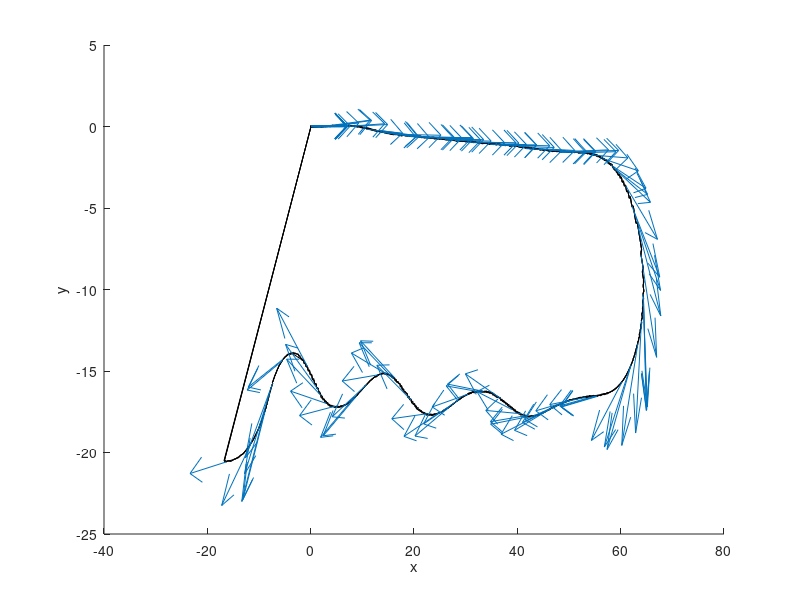
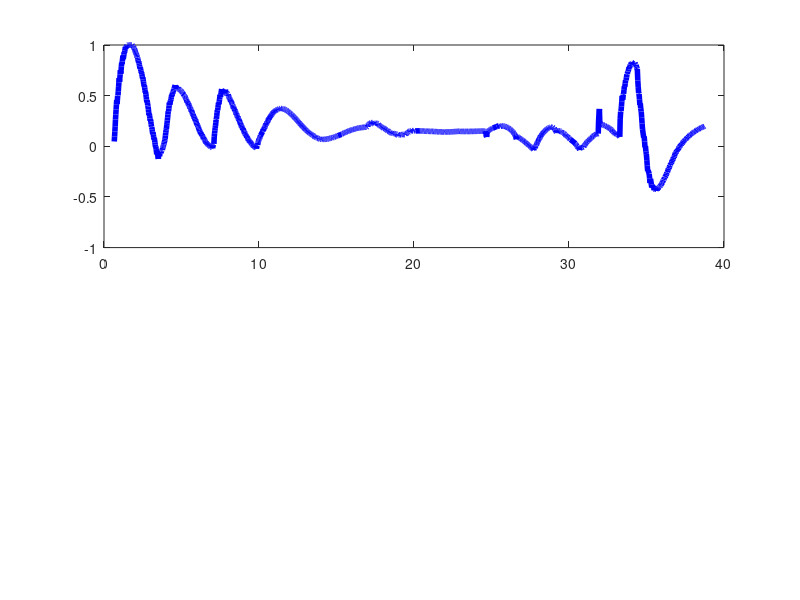

MATLAB code for these plots, in order: (Note: this script raises an error after producing the figures.)
%% log 0622 (use this)

data_input = load('log_input.txt');
data_state = load('log_state.txt');
data_mpc = load('log_mpc.txt');


figure(1)

hold on
plot(data_state(:,2),data_state(:,3),'k-')
% comet(data_state(:,2),data_state(:,3))

theta = data_state(:,4);
xaxis = [cos(theta) sin(theta)];
dd = 50;
quiver(data_state(1:dd:end,2),data_state(1:dd:end,3),xaxis(1:dd:end,1),xaxis(1:dd:end,2))
xlabel('x')
ylabel('y')

figure(2)
subplot(2,1,1)
gg = plot(data_input(:,1),data_input(:,2),'b-','LineWidth',4);
gg.Color(4) = 0.2;
hold on
title('accel history')
subplot(2,1,2)
gg = plot(data_input(:,1),data_input(:,3),'c-','LineWidth',4);
gg.Color(4) = 0.2;
hold on
title('steering history')
%% mpc RHP 
figure(3)
Ndata = size(data_mpc,1)/5;

for n = 1:Ndata
    ts = data_mpc((n-1)*5+1,2:end);
    xs = data_mpc((n-1)*5+2,2:end);
    ys = data_mpc((n-1)*5+3,2:end);
    as = data_mpc((n-1)*5+4,2:end);
    dels = data_mpc((n-1)*5+5,2:end);
    amax = ones(1,length(ts))*1;
    amin = -ones(1,length(ts))*3;
    delmax = ones(1,length(ts))*30;
    delmin = -ones(1,length(ts))*30;

    subplot(4,2,1)
    plot(ts,xs)
    title('x[m]')

    subplot(4,2,3)
    plot(ts,ys)
    title('y[m]')

    subplot(4,2,5)
    plot(ts,as,ts,amax,'r--',ts,amin,'r--')
    title('a[m/s^2]')
    
    subplot(4,2,7)
    plot(ts,dels*180/pi,ts,delmax,'r--',ts,delmin,'r--')
    title('angle[degree]')
    
    subplot(4,2,[2 4 6 8])
    plot(xs,ys,'r-',data_state(:,2),data_state(:,3),'k-')
    axis equal
    title(strcat('id = ',num2str(n)))
    pause(1e-2)    
end


%% future offset mpc vs current 
figure(4)
Ndata = size(data_mpc,1)/5;
futureStride = 10;
tMPC = [];
xMPC = [];
yMPC = [];
for n = 1:Ndata
    t = data_mpc((n-1)*5+1,2+futureStride);
    x = data_mpc((n-1)*5+2,2+futureStride);
    y = data_mpc((n-1)*5+3,2+futureStride);    
    tMPC = [tMPC t];
    xMPC = [xMPC x];
    yMPC = [yMPC y];
end
subplot(2,1,1)
hold on
plot(tMPC,xMPC,'r-')
plot(data_state(:,1),data_state(:,2),'k-')
subplot(2,1,2)
hold on 
plot(tMPC,yMPC,'r-')
plot(data_state(:,1),data_state(:,3),'k-')



%% log corridor information 
horizon_global = 5;
accel_lim = [-3.0 1.0];
angluar_lim = [-0.52 0.52];

data_corridor = load('log_corridor.txt');
data_mpc = load('log_mpc.txt');
data_input = load('log_input.txt');
data_state = load('log_state.txt');

cur_line = 1;
fig_corridor = 1;
fig_state = 2;

figure(fig_state)
hold on
plot(data_state(:,2),data_state(:,3),'k-')
theta = data_state(:,4);
xaxis = [cos(theta) sin(theta)];
dd = 50;
quiver(data_state(1:dd:end,2),data_state(1:dd:end,3),xaxis(1:dd:end,1),xaxis(1:dd:end,2))
xlabel('x')
ylabel('y')

figure(fig_corridor)
subplot(4,1,3)
gg = plot(data_input(:,1),data_input(:,2),'b-','LineWidth',4);
gg.Color(4) = 0.2;
hold on
subplot(4,1,4)
gg = plot(data_input(:,1),data_input(:,3),'c-','LineWidth',4);
gg.Color(4) = 0.2;
hold on

while cur_line <= size(data_corridor,1)
    figure(fig_corridor)
    subplot(4,1,3)
    gg = plot(data_input(:,1),data_input(:,2),'b-','LineWidth',4);
    gg.Color(4) = 0.2;
    hold on
    subplot(4,1,4)
    gg = plot(data_input(:,1),data_input(:,3),'c-','LineWidth',4);
    gg.Color(4) = 0.2;
    hold on

    % Corridor 
    corr_start = cur_line; 
    cur_idx = find(data_corridor(:,1) == data_corridor(corr_start,1));
    corr_end = cur_idx(end);
    
    cur_time = data_corridor(corr_start,1);
    t1 = cur_time;
    tmax = cur_time+horizon_global;
    
    figure(fig_corridor)
    
    for idx = corr_start : corr_end
       t2 = min(t1 + data_corridor(idx,3),tmax);
       subplot(4,1,1)
       hold on
       plot([t1 min(t2,tmax)],[data_corridor(idx,4) data_corridor(idx,4)],'k-');
       plot([t1 min(t2,tmax)],[data_corridor(idx,5) data_corridor(idx,5)],'k-');
    
       subplot(4,1,2)
       hold on
       plot([t1 min(t2,tmax)],[data_corridor(idx,6) data_corridor(idx,6)],'k-');
       plot([t1 min(t2,tmax)],[data_corridor(idx,7) data_corridor(idx,7)],'k-');
       
       t1 = t2; 
    end
        
    % Corridor 
    figure(fig_corridor)
    cur_idx = find(abs(data_mpc(:,1) - cur_time)<0.001);
    mpc_start = cur_idx(1);
    
    subplot(4,1,1)
    title('x')

    plot(data_mpc(mpc_start,2:end),data_mpc(mpc_start+1,2:end),'r')
    hold off
    subplot(4,1,2)
    title('y')

    plot(data_mpc(mpc_start,2:end),data_mpc(mpc_start+2,2:end),'g')
    hold off
    
    cur_line = corr_end + 10;
    
    subplot(4,1,3)
    hold on
    yline(accel_lim(1),'r--')
    yline(accel_lim(2),'r--')
    title('accel decel')
    plot(data_mpc(mpc_start,2:end),data_mpc(mpc_start+3,2:end),'b','LineWidth',5)
    plot(data_mpc(mpc_start,2),data_mpc(mpc_start+3,2),'ko')

    
    
    
    
    subplot(4,1,4)
    hold on
    yline((angluar_lim(1)),'r--')
    yline(angluar_lim(2),'r--')
    title('angular')   
    plot(data_mpc(mpc_start,2:end),data_mpc(mpc_start+4,2:end),'c','LineWidth',5)
    plot(data_mpc(mpc_start,2),data_mpc(mpc_start+4,2),'ko')
    
    figure(fig_state)
    hold on
    plot(data_state(:,2),data_state(:,3),'k-')
    theta = data_state(:,4);
    xaxis = [cos(theta) sin(theta)];
    dd = 20;
    quiver(data_state(1:dd:end,2),data_state(1:dd:end,3),xaxis(1:dd:end,1),xaxis(1:dd:end,2),'r')
    xlabel('x')
    ylabel('y')
    
    [~,cur_idx] = min(abs(data_state(:,1) - cur_time));
    xCur = data_state(cur_idx,2);
    yCur = data_state(cur_idx,3);
    plot(xCur,yCur,'ko','MarkerSize',10);
    
    
    pause(1e-1)

    if cur_line  < size(data_corridor,1)
        figure(fig_corridor)

        clf
    end
end



%% 

bag = rosbag('../worlds/keti_dataset1.bag');
bSel = select(bag,'Topic','/current_speed');
msgStructs = readMessages(bSel,'DataFormat','struct');
speed = [];
for i = 1:length(msgStructs)
   speed = [speed msgStructs{i}];
end



%% Prediction 

data_observation= load('predictor_saved/observation_35.txt');
figure(1)
subplot(4,2,1)
plot(data_observation(:,1),'r-');
title('x')
subplot(4,2,3)
plot(data_observation(:,2),'g-');
title('y')
subplot(4,2,5)
plot(data_observation(:,7),'k-');
title('dimX')
subplot(4,2,7)
plot(data_observation(:,8),'k-');
title('dimY')

subplot(4,2,2)
plot(data_observation(:,3),'r-');
title('qx')
subplot(4,2,4)
plot(data_observation(:,4),'g-');
title('qy')
subplot(4,2,6)
plot(data_observation(:,5),'b-');
title('qz')
subplot(4,2,8)
plot(data_observation(:,6),'k-');
title('qw')
sgtitle('id = 35')





